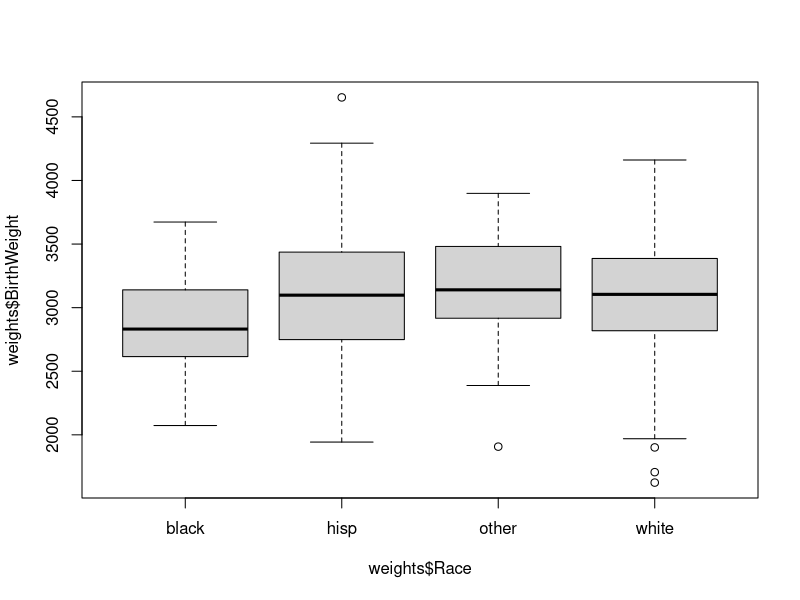
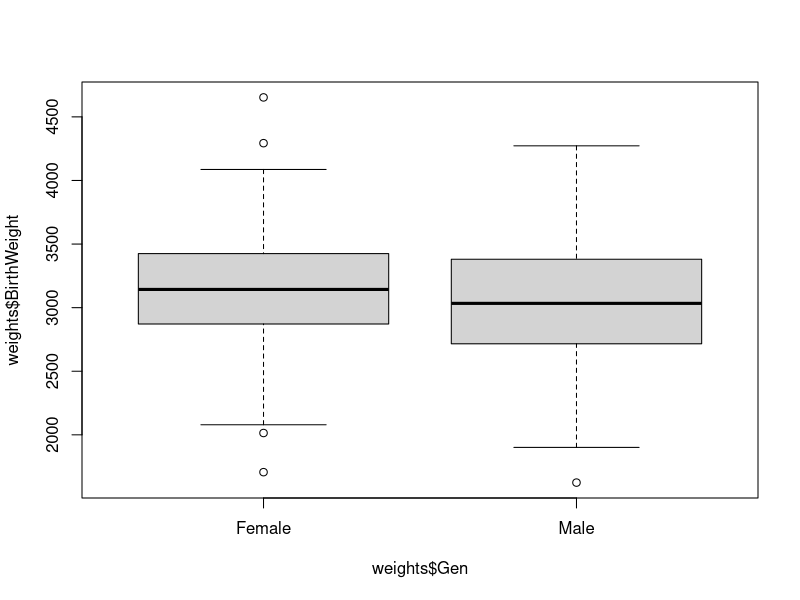
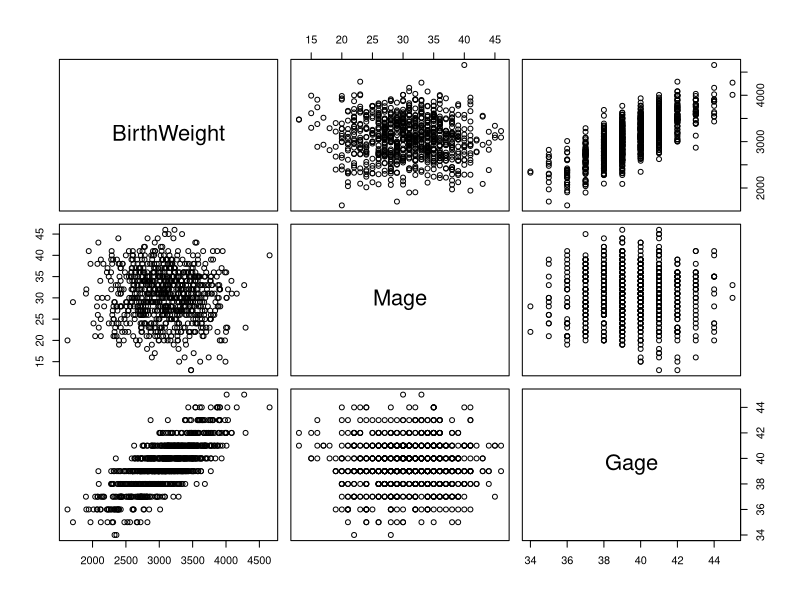
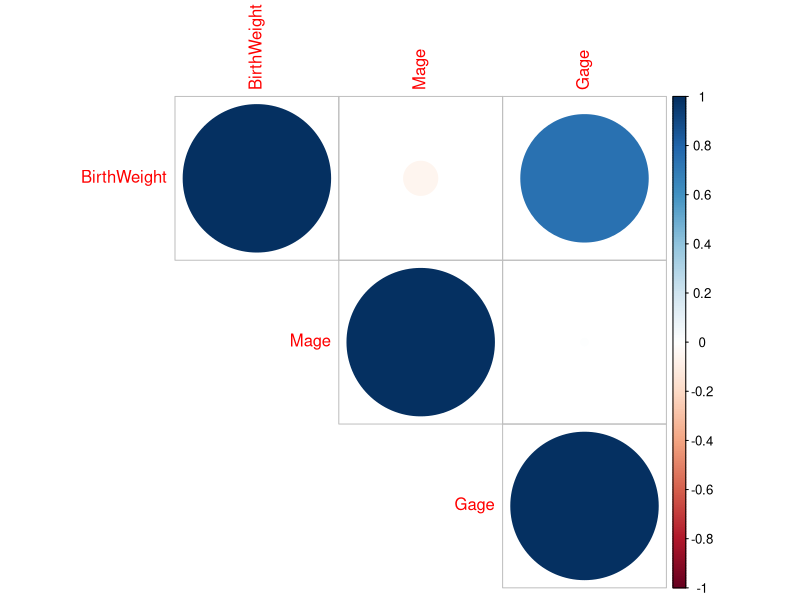
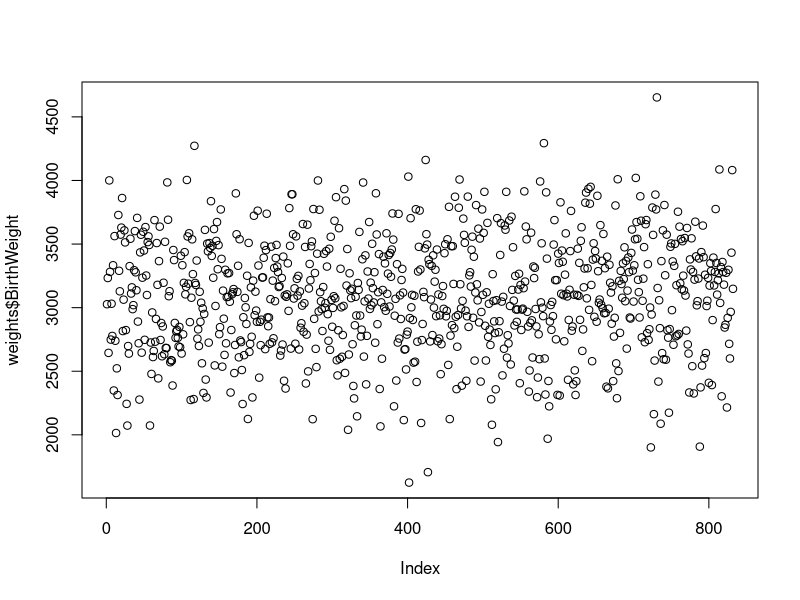

Reproduce these figures in R, in order.
## ---- chunk 1
library(tidyverse)
library(knitr)

weights <- read_table("data/BirthWeights.txt")

# Convert Race and Gen cols to factors
weights <- weights %>% 
  mutate_at(vars(Race,Gen),factor)
## ---- chunk 2
boxplot(weights$BirthWeight ~ weights$Race)

kable(table(weights$Race), col.names = c("Race", "Count"))
## ---- chunk 3
boxplot(weights$BirthWeight ~ weights$Gen)

kable(table(weights$Gen), col.names = c("Gender", "Count"))
## ---- chunk 4
continuous_predictors <- weights |>
  select(-c(Race, Gen))

plot(continuous_predictors)

corrplot::corrplot(corr = cor(continuous_predictors), type = "upper")
## ---- chunk 5
plot(weights$BirthWeight)
